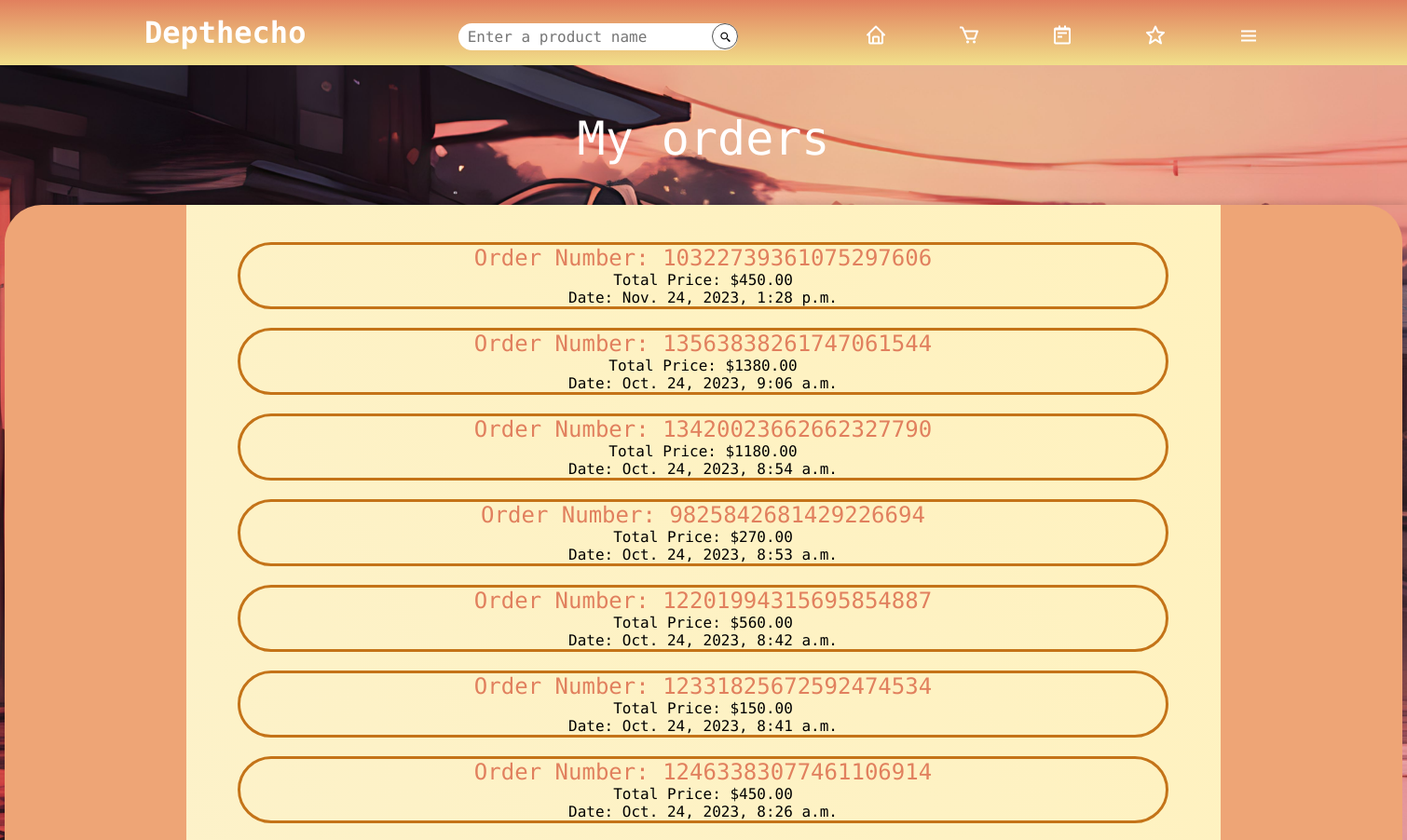
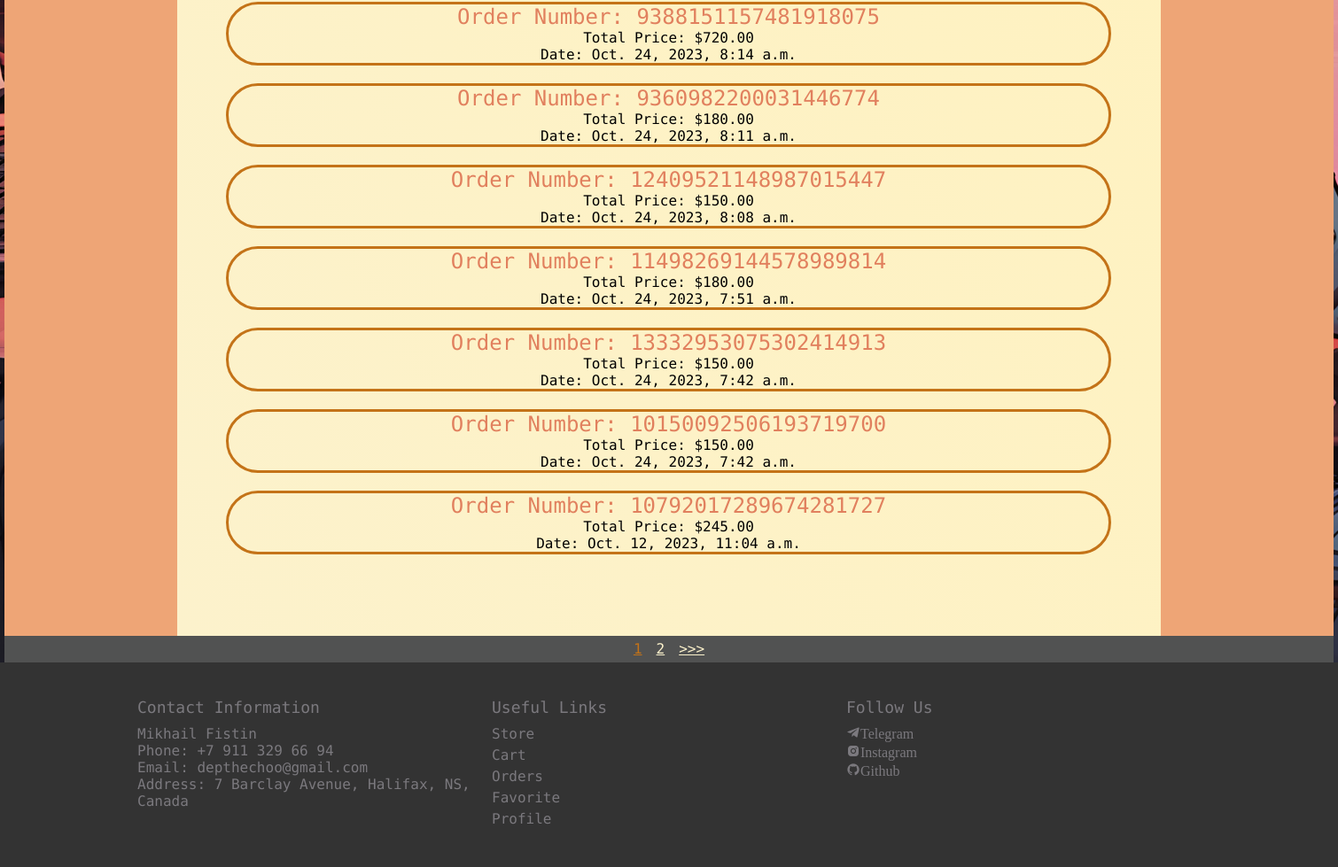
The app's page /orders/ (signed in) with its own data (2 pictures, top to bottom).
### orders/models.py (models this page shows, shortened)
class Order(models.Model):
    user = models.ForeignKey(CustomUser, on_delete=models.CASCADE)
    order_number = models.CharField(max_length=100, unique=True, default=generate_order_number)
    total_price = models.DecimalField(max_digits=10, decimal_places=2)
    order_date = models.DateTimeField(auto_now_add=True)
    products = models.ManyToManyField(Product)

### orders/views.py (the view)
# urls.py: path('orders/', views.orders_page, name='orders'),
@login_required(login_url='login-page')
def orders_page(request):
    user = request.user
    try:
        profile = UserProfile.objects.get(user=user)
    except UserProfile.DoesNotExist:
        profile = None
    all_orders = Order.objects.filter(user=user).order_by('-order_date')
    orders_per_page = 14
    paginator = Paginator(all_orders, orders_per_page)
    page = request.GET.get('page')
    try:
        orders = paginator.page(page)
    except PageNotAnInteger:
        orders = paginator.page(1)
    except EmptyPage:
        orders = paginator.page(paginator.num_pages)
    context = {
        'profile': profile,
        'orders': orders,
    }
    return render(request, 'orders/orders_page.html', context)

### orders/templates/orders/orders_page.html (shortened to what this page needs)
{% extends 'mainpage/base.html' %}
{% load static %}
{% load cart_tags %}
{% block content %}
{% include 'mainpage/main_header.html' %}
<div class="orders-page-body">
    <div class="empty-space">
        <h1 class="store-header">
            My orders
        </h1>
    </div>
    <section class="orders-page-main">
        <div class="orders-page-content">
            <div class="orders-page-container{% if orders|length < 14 %} height-1300{% endif %}">
                <ul>
                    {% for order in orders %}
                    <li>
                        <h2><a href="{% url 'order-detail' order.id %}">Order Number: {{ order.order_number }}</a></h2>
                        <p>Total Price: ${{ order.total_price }}</p>
                        <p>Date: {{ order.order_date }}</p>
                    </li>
                    {% endfor %}
                </ul>
            </div>
            <div class="pagination">
                <ul class="container">
                    {% for page in orders.paginator.page_range %}
                    {% if page == orders.number %}
                    <li><a href="?page={{ page }}" class="btn page-link btn--sub">{{ page }}</a></li>
                    {% elif page > orders.number|add:"-3" and page < orders.number|add:"3" %}
                    <li><a href="?page={{ page }}" class="btn page-link">{{ page }}</a></li>
                    {% endif %}
                    {% endfor %}
                    {% if orders.has_next %}
                    <li><a href="?page={{ orders.next_page_number }}" class="btn page-link">>>&gt;</a></li>
                    {% endif %}
                </ul>
            </div>
        </div>
    </section>
</div>
{% endblock %}

### mainpage/static/style/style.css (style rules this page uses)
:root { --main-light-theme-color: #E1805E; --second-light-theme-color: #C47318; --third-light-theme-color: #f1df8a; --bg-light-theme-color: #FCF2CC; --light-theme-text-color: black; --bg-light-theme: url('/static/images/BG_light.jpg'); --bg-dark-theme: url('/static/images/BG_dark.jpg'); --main-dark-theme-color: #9C67E0; --second-dark-theme-color: #4E2E72; --bg-dark-theme-color: #515252; --dark-theme-text-color: white; }
* { margin: 0; padding: 0; box-sizing: border-box; font-family: 'Roboto', sans-serif; font-family: 'Sometype Mono', monospace; font-weight: 500; }
body { background-image: var(--bg-light-theme-color); }
.empty-space { width: 100%; height: 150px; text-align: center; vertical-align: middle; }
.empty-space h1 { color: var(--dark-theme-text-color); padding-top: 50px; font-size: 50px; }
.pagination { width: 1500px; height: 30px; margin: 0 auto; background-color: var(--bg-dark-theme-color); }
.pagination .container { padding-top: 5px; }
.pagination > ul { list-style: none; display: flex; flex-wrap: wrap; align-items: center; justify-content: center; gap: 1rem; }
.pagination .btn { color: var(--bg-light-theme-color); }
.pagination .btn.btn--sub { color: var(--second-light-theme-color); }
.orders-page-body { background-image: var(--bg-light-theme); background-size: cover; background-position: center; }
.orders-page-main { width: 100%; height: 100%; background-color: transparent; box-shadow: 0 0 10px rgba(0, 0, 0, .2); }
.orders-page-content { position: relative; width: 1500px; height: auto; margin: 0 auto; background-color: #EEA576; border-radius: 40px 40px 0 0; }
.orders-page-container { width: 1110px; height: 1400px; margin: 0 auto; padding-top: 20px; background-image: linear-gradient(60deg, var(--bg-light-theme-color), #FFF2BE); clear: both; text-align: center; }
.orders-page-container ul { width: 100%; height: 100%; display: block; list-style: none; }
.orders-page-container ul li { display: block; width: 90%; margin-left: 55px; margin-top: 20px; border: 3px solid var(--second-light-theme-color); border-radius: 50px; }
.orders-page-container ul li a { color: var(--main-light-theme-color); text-decoration: none; }

### records on screen
Order: order_number "10322739361075297606", total_price "450.00", order_date "Nov. 24, 2023, 1:28 p.m."
Order: order_number "13563838261747061544", total_price "1380.00", order_date "Oct. 24, 2023, 9:06 a.m."
Order: order_number "13420023662662327790", total_price "1180.00", order_date "Oct. 24, 2023, 8:54 a.m."
Order: order_number "9825842681429226694", total_price "270.00", order_date "Oct. 24, 2023, 8:53 a.m."
Order: order_number "12201994315695854887", total_price "560.00", order_date "Oct. 24, 2023, 8:42 a.m."
Order: order_number "12331825672592474534", total_price "150.00", order_date "Oct. 24, 2023, 8:41 a.m."
Order: order_number "12463383077461106914", total_price "450.00", order_date "Oct. 24, 2023, 8:26 a.m."
Order: order_number "9388151157481918075", total_price "720.00", order_date "Oct. 24, 2023, 8:14 a.m."
Order: order_number "9360982200031446774", total_price "180.00", order_date "Oct. 24, 2023, 8:11 a.m."
Order: order_number "12409521148987015447", total_price "150.00", order_date "Oct. 24, 2023, 8:08 a.m."
Order: order_number "11498269144578989814", total_price "180.00", order_date "Oct. 24, 2023, 7:51 a.m."
Order: order_number "13332953075302414913", total_price "150.00", order_date "Oct. 24, 2023, 7:42 a.m."
Order: order_number "10150092506193719700", total_price "150.00", order_date "Oct. 24, 2023, 7:42 a.m."
Order: order_number "10792017289674281727", total_price "245.00", order_date "Oct. 12, 2023, 11:04 a.m."

### other values on screen
{{ page }} "1"
{{ page }} "2"
